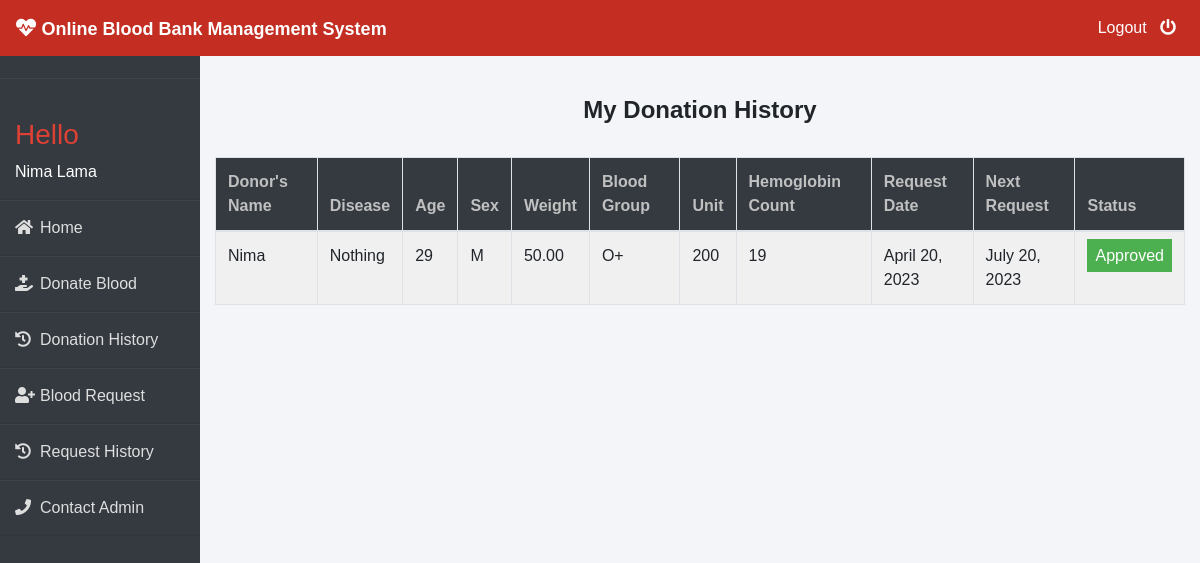
/donor/donation-history (signed in), run on the app's committed database.
### donor/models.py (models this page shows, shortened)
class BloodDonate(models.Model):
    donor=models.ForeignKey(Donor,on_delete=models.CASCADE)
    disease=models.CharField(max_length=100,default="Nothing")
    age = models.PositiveIntegerField(validators=[MinValueValidator(18), MaxValueValidator(65)])
    weight = models.DecimalField(max_digits=5, decimal_places=2, default=0 ,validators=[MinValueValidator(45)])
    SEX_CHOICES = (
        ('M', 'Male'),
        ('F', 'Female'),
    )
    sex = models.CharField(max_length=1, choices=SEX_CHOICES, default='M')
    bloodgroup=models.CharField(max_length=10,)
    unit=models.PositiveIntegerField(default=0)
    hemoglobin = models.PositiveIntegerField(default=0, validators=[MinValueValidator(12.5)])
    status=models.CharField(max_length=20,default="Pending")
    date=models.DateField(auto_now=True)
    date_90_days = models.DateField(default=default_date_90_days)

class Donor(models.Model):
    user = models.OneToOneField(User, on_delete=models.CASCADE)
    profile_pic= models.ImageField(upload_to='profile_pic/Donor/',null=True,blank=True)
    bloodgroup=models.CharField(max_length=10)
    email = models.EmailField(unique=True)
    otp = models.CharField(max_length=25,default='0000')
    address = models.CharField(max_length=40)
    mobile = models.CharField(max_length=10,null=False)
    last_donation = models.DateTimeField(null=True, blank=True)
    def __str__(self):
        return self.user.first_name

### donor/views.py (the view)
# urls.py: path('donation-history', views.donation_history_view, name='donation-history'),
def donation_history_view(request):
    donor= models.Donor.objects.get(user_id=request.user.id)
    donations=models.BloodDonate.objects.all().filter(donor=donor)
    return render(request,'donor/donation_history.html',{'donations':donations})

### templates/donor/donation_history.html (shortened to what this page needs)
{% extends 'donor/donorbase.html' %}
{% block content %}
{% load widget_tweaks %}
{%load static%}
<head>
   </head>
<br><br>
<div class="container">
    <H4 class="text-center" style="font-weight: bold;">My Donation History</H4><br>
    <table class="table table-light table-hover table-bordered table-striped">
        <thead class="bg-dark">
            <tr>
                <th scope="col" style="color: rgb(192, 192, 192);">Donor's Name</th>
                <th scope="col" style="color: rgb(192, 192, 192);">Disease</th>
                <th scope="col" style="color: rgb(192, 192, 192);">Age</th>
                <th scope="col" style="color: rgb(192, 192, 192);">Sex</th>
                <th scope="col" style="color: rgb(192, 192, 192);">Weight</th>
                <th scope="col" style="color: rgb(192, 192, 192);">Blood Group</th>
                <th scope="col" style="color: rgb(192, 192, 192);">Unit</th>
                <th scope="col" style="color: rgb(192, 192, 192);">Hemoglobin Count</th>
                <th scope="col" style="color: rgb(192, 192, 192);">Request Date</th>
                <th scope="col" style="color: rgb(192, 192, 192);">Next Request</th>
                <th scope="col" style="color: rgb(192, 192, 192);">Status</th>
            </tr>
        </thead>
        <tbody>
            {% for t in donations %}
            <tr>
                <td> {{t.donor}}</td>
                <td> {{t.disease}}</td>
                <td> {{t.age}}</td>
                <td> {{t.sex}}</td>
                <td> {{t.weight}}</td>
                <td>{{t.bloodgroup}}</td>
                <td>{{t.unit}}</td>
                <td> {{t.hemoglobin}}</td>
                <td>{{t.date}}</td>
                <td>{{t.date_90_days}}</td>
                {% if t.status == 'Approved' %}
                <td><span class="label success"> Approved</span></td>
                {% elif t.status == 'Rejected' %}
                <td><span class="label danger">Rejected</span></td>
                {% else %}
                <td><span style="color: white;margin-left: 0px;" class="label info">Pending</span></td>
                {% endif %}
            </tr>
            {% endfor %}
        </tbody>
    </table>
</div>
{% endblock content %}

### templates/donor/donorbase.html (shortened to what this page needs)
{% load static %}
<!DOCTYPE html>
<html lang="en">
<head>
    <link rel="stylesheet" href="https://maxcdn.bootstrapcdn.com/bootstrap/4.0.0/css/bootstrap.min.css">
    <link rel="stylesheet" href="https://cdnjs.cloudflare.com/ajax/libs/font-awesome/5.14.0/css/all.css">
</head>
<body>
    <nav class="navbar navbar-expand-lg navbar-light fixed-top bg-danger">
        <a style="color:white;" class="navbar-brand" href="/"><i class="fa fa-heartbeat"></i>&nbsp;<font face = "Comic sans MS" size ="4" style="font-weight: bold;">Online Blood Bank Management System</font></a>
        <div class="navbar-collapse collapse w-100 order-3 dual-collapse2">
            <ul class="navbar-nav ml-auto">
                <li class="nav-item">
                    <a class="nav-link" style="color: white;" href="/logout" style="font-weight: bold;">Logout &nbsp; <i class="fa fa-power-off"></i></a>
                </li>
            </ul>
        </div>
      </nav>
<br><br>
<div class="wrapper">
    <div class="sidebar">
        <ul>
            <li style="color:#ffffff"><a style="text-decoration:none;" href=""></a><h3 style="color:#df4035">Hello </h3> {{user.first_name }} {{user.last_name}}  {{ t.id }}</li>
            <li><a style="text-decoration:none;" href="/"><i class="fas fa-home"></i>Home</a></li>
            <li><a style="text-decoration:none;" href="/donor/donate-blood"><i class="fas fa-hand-holding-medical"></i>Donate Blood</a></li>
            <li><a style="text-decoration:none;" href="/donor/donation-history"><i class="fas fa-history"></i>Donation History</a></li>
            <li><a style="text-decoration:none;" href="/donor/make-request"><i class="fas fa-user-plus"></i>Blood Request</a></li>
            <li><a style="text-decoration:none;" href="/donor/request-history"><i class="fas fa-history"></i>Request History</a></li>
            <li><a style="text-decoration:none;" href="/donor/contact"><i class="fas fa-phone"></i>Contact Admin</a></li>
        </ul>
    </div>
    <div class="main_content">
{% block content %}
{% endblock content %}
    </div>
</div>
</body>
</html>

### templates/donor/donorbase.html (style rules this page uses)
* { margin: 0; padding: 0; box-sizing: border-box; list-style: none; text-decoration: none; font-family: 'Josefin Sans', sans-serif; }
body { background-color: #f3f5f9; }
.bg-danger { background-color: #c32d22!important; }
.wrapper { display: flex; position: relative; }
.wrapper .sidebar { width: 200px; height: 100%; background: #343a40; padding: 30px 0px; position: fixed; }
.wrapper .sidebar ul li { padding: 15px; border-bottom: 1px solid#dedede; border-bottom: 1px solid rgba(0,0,0,0.05); border-top: 1px solid rgba(255,255,255,0.05); }
.wrapper .sidebar ul li a { color:#dedede; display: block; }
.wrapper .sidebar ul li a .fas { width: 25px; }
.wrapper .main_content { width: 100%; margin-left: 200px; }

### templates/donor/donation_history.html (style rules this page uses)
.label { color: white; padding: 8px; }
.success { background-color: #4CAF50; }

### data on the page
BloodDonate: donor "Nima", disease "Nothing", age "29", sex "M", weight "50.00", bloodgroup "O+", unit "200", hemoglobin "19", date "April 20, 2023", date_90_days "July 20, 2023", status "Approved"

### other printed values
{{ user.first_name }} "Nima"
{{ user.last_name }} "Lama"
